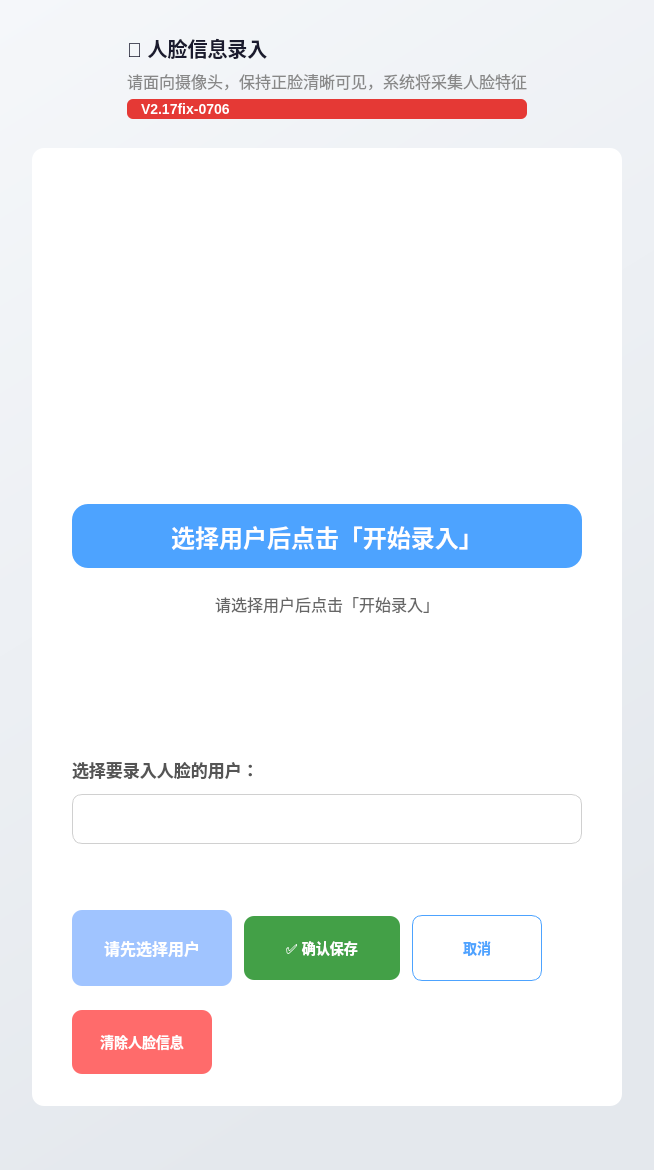
<?xml version="1.0" encoding="UTF-8"?>
<ui version="4.0">
 <class>FaceEnrollPage</class>
 <widget class="QWidget" name="FaceEnrollPage">
  <property name="styleSheet">
   <string notr="true">background:qlineargradient(x1:0,y1:0,x2:0.35,y2:1,stop:0 #f5f7fa,stop:1 #e4e8ed);</string>
  </property>
  <layout class="QVBoxLayout" name="outerLayout" stretch="0,1,0">
   <property name="spacing">
    <number>20</number>
   </property>
   <property name="alignment">
    <set>Qt::AlignTop|Qt::AlignHCenter</set>
   </property>
   <property name="leftMargin">
    <number>32</number>
   </property>
   <property name="topMargin">
    <number>24</number>
   </property>
   <property name="rightMargin">
    <number>32</number>
   </property>
   <property name="bottomMargin">
    <number>24</number>
   </property>
   <item alignment="Qt::AlignHCenter">
    <widget class="QWidget" name="headerWidget">
     <property name="maximumSize">
      <size>
       <width>720</width>
       <height>16777215</height>
      </size>
     </property>
     <property name="styleSheet">
      <string notr="true">background:transparent;</string>
     </property>
     <layout class="QVBoxLayout" name="headerLayout">
      <property name="spacing">
       <number>6</number>
      </property>
      <item>
       <widget class="QLabel" name="titleLabel">
        <property name="styleSheet">
         <string notr="true">font-size:20px; font-weight:700; color:#1a1a2e; background:transparent;</string>
        </property>
        <property name="text">
         <string>👤 人脸信息录入</string>
        </property>
       </widget>
      </item>
      <item>
       <widget class="QLabel" name="descLabel">
        <property name="styleSheet">
         <string notr="true">font-size:16px; color:#888; background:transparent;</string>
        </property>
        <property name="text">
         <string>请面向摄像头，保持正脸清晰可见，系统将采集人脸特征</string>
        </property>
       </widget>
      </item>
      <item>
       <widget class="QLabel" name="versionLabel">
        <property name="styleSheet">
         <string notr="true">font-size:14px; font-weight:bold; color:#ffffff; background:#e53935; border-radius:6px; padding:2px 10px;</string>
        </property>
        <property name="text">
         <string>V2.17fix-0706</string>
        </property>
       </widget>
      </item>
     </layout>
    </widget>
   </item>
   <item alignment="Qt::AlignHCenter">
    <widget class="QWidget" name="card">
     <property name="maximumSize">
      <size>
       <width>720</width>
       <height>16777215</height>
      </size>
     </property>
     <property name="styleSheet">
      <string notr="true">background:white; border-radius:12px;</string>
     </property>
     <layout class="QVBoxLayout" name="cardLayout">
      <property name="spacing">
       <number>24</number>
      </property>
      <property name="leftMargin">
       <number>40</number>
      </property>
      <property name="topMargin">
       <number>32</number>
      </property>
      <property name="rightMargin">
       <number>40</number>
      </property>
      <property name="bottomMargin">
       <number>32</number>
      </property>
      <item alignment="Qt::AlignHCenter">
       <widget class="FaceCameraWidget" name="camera">
        <property name="minimumSize">
         <size>
          <width>260</width>
          <height>300</height>
         </size>
        </property>
        <property name="maximumSize">
         <size>
          <width>320</width>
          <height>360</height>
         </size>
        </property>
       </widget>
      </item>
      <item>
       <widget class="QLabel" name="directionLabel">
        <property name="minimumSize">
         <size>
          <width>0</width>
          <height>64</height>
         </size>
        </property>
        <property name="styleSheet">
         <string notr="true">font-size:24px; font-weight:700; color:#ffffff; background:#4da3ff; border-radius:16px; padding:12px 24px;</string>
        </property>
        <property name="text">
         <string>选择用户后点击「开始录入」</string>
        </property>
        <property name="alignment">
         <set>Qt::AlignCenter</set>
        </property>
       </widget>
      </item>
      <item>
       <widget class="QLabel" name="instructionLabel">
        <property name="styleSheet">
         <string notr="true">font-size:16px; color:#666; background:transparent;</string>
        </property>
        <property name="text">
         <string>请选择用户后点击「开始录入」</string>
        </property>
        <property name="alignment">
         <set>Qt::AlignCenter</set>
        </property>
        <property name="wordWrap">
         <bool>true</bool>
        </property>
       </widget>
      </item>
      <item>
       <widget class="QWidget" name="resultBox">
        <property name="visible">
         <bool>false</bool>
        </property>
        <layout class="QVBoxLayout" name="rbLayout">
         <property name="spacing">
          <number>6</number>
         </property>
         <property name="alignment">
          <set>Qt::AlignCenter</set>
         </property>
         <item>
          <widget class="QLabel" name="resultIcon">
           <property name="styleSheet">
            <string notr="true">font-size:48px; background:transparent;</string>
           </property>
           <property name="text">
            <string/>
           </property>
           <property name="alignment">
            <set>Qt::AlignCenter</set>
           </property>
          </widget>
         </item>
         <item>
          <widget class="QLabel" name="resultText">
           <property name="text">
            <string/>
           </property>
           <property name="alignment">
            <set>Qt::AlignCenter</set>
           </property>
           <property name="wordWrap">
            <bool>true</bool>
           </property>
          </widget>
         </item>
        </layout>
       </widget>
      </item>
      <item>
       <widget class="QWidget" name="enrollPanel">
        <property name="styleSheet">
         <string notr="true">background:transparent;</string>
        </property>
        <layout class="QVBoxLayout" name="epLayout">
         <property name="spacing">
          <number>12</number>
         </property>
         <property name="leftMargin">
          <number>0</number>
         </property>
         <property name="topMargin">
          <number>0</number>
         </property>
         <property name="rightMargin">
          <number>0</number>
         </property>
         <property name="bottomMargin">
          <number>0</number>
         </property>
         <item>
          <widget class="QLabel" name="selLabel">
           <property name="styleSheet">
            <string notr="true">font-size:17px; font-weight:700; color:#555; background:transparent;</string>
           </property>
           <property name="text">
            <string>选择要录入人脸的用户：</string>
           </property>
          </widget>
         </item>
         <item>
          <widget class="QComboBox" name="userCombo">
           <property name="minimumSize">
            <size>
             <width>0</width>
             <height>52</height>
            </size>
           </property>
           <property name="styleSheet">
            <string notr="true">QComboBox { border: 1px solid #d0d0d0; border-radius: 10px; padding: 0 14px; font-size: 16px; color: #1a1a2e; background: white; min-height: 48px; }
QComboBox:focus { border-color: #4da3ff; }
QComboBox::drop-down { border: none; width: 36px; }
QComboBox QAbstractItemView { font-size: 16px; padding: 8px; }</string>
           </property>
          </widget>
         </item>
         <item>
          <widget class="QLabel" name="statusLabel">
           <property name="styleSheet">
            <string notr="true">font-size:16px; color:#fa8c16; background:transparent; padding:6px;</string>
           </property>
           <property name="text">
            <string/>
           </property>
          </widget>
         </item>
        </layout>
       </widget>
      </item>
      <item>
       <layout class="QHBoxLayout" name="btnLayout">
        <property name="spacing">
         <number>12</number>
        </property>
        <item>
         <widget class="QPushButton" name="startBtn">
          <property name="enabled">
           <bool>false</bool>
          </property>
          <property name="cursor">
           <cursorShape>PointingHandCursor</cursorShape>
          </property>
          <property name="styleSheet">
           <string notr="true">QPushButton{background:#4da3ff;color:white;border:none;border-radius:10px;
font-size:16px;font-weight:bold;min-height:52px;padding:12px 32px;}
QPushButton:hover:!disabled{background:#3d8ae0;}
QPushButton:disabled{background:#a0c4ff;color:white;}</string>
          </property>
          <property name="text">
           <string>请先选择用户</string>
          </property>
         </widget>
        </item>
        <item>
         <widget class="QPushButton" name="confirmBtn">
          <property name="visible">
           <bool>false</bool>
          </property>
          <property name="cursor">
           <cursorShape>PointingHandCursor</cursorShape>
          </property>
          <property name="styleSheet">
           <string notr="true">QPushButton { background: #43a047; color: white; border: none; border-radius: 10px; padding: 10px 28px; font-size: 14px; font-weight: 700; min-height: 44px; min-width: 100px; }
QPushButton:hover { background: #388e3c; }
QPushButton:pressed { background: #2e7d32; }
QPushButton:disabled { background: #cccccc; color: #888888; }</string>
          </property>
          <property name="text">
           <string>✅ 确认保存</string>
          </property>
         </widget>
        </item>
        <item>
         <widget class="QPushButton" name="cancelBtn">
          <property name="cursor">
           <cursorShape>PointingHandCursor</cursorShape>
          </property>
          <property name="styleSheet">
           <string notr="true">QPushButton { background: white; color: #4da3ff; border: 1px solid #4da3ff; border-radius: 10px; padding: 10px 24px; font-size: 14px; font-weight: 700; min-height: 44px; min-width: 80px; }
QPushButton:hover { background: #f0f7ff; }
QPushButton:pressed { background: #e6f0ff; }</string>
          </property>
          <property name="text">
           <string>取消</string>
          </property>
         </widget>
        </item>
        <item>
         <spacer name="btnSpacer">
          <property name="orientation">
           <enum>Qt::Horizontal</enum>
          </property>
          <property name="sizeHint" stdset="0">
           <size>
            <width>40</width>
            <height>20</height>
           </size>
          </property>
         </spacer>
        </item>
       </layout>
      </item>
      <item alignment="Qt::AlignLeft">
       <widget class="QPushButton" name="clearBtn">
        <property name="cursor">
         <cursorShape>PointingHandCursor</cursorShape>
        </property>
        <property name="styleSheet">
         <string notr="true">QPushButton{background:#ff6b6b;color:white;border:none;border-radius:10px;
font-size:14px;font-weight:700;min-height:44px;padding:10px 28px;}
QPushButton:hover{background:#ee5a5a;}
QPushButton:pressed{background:#e74c3c;}</string>
        </property>
        <property name="text">
         <string>清除人脸信息</string>
        </property>
       </widget>
      </item>
     </layout>
    </widget>
   </item>
   <item>
    <spacer name="bottomStretch">
     <property name="orientation">
      <enum>Qt::Vertical</enum>
     </property>
     <property name="sizeHint" stdset="0">
      <size>
       <width>20</width>
       <height>40</height>
      </size>
     </property>
    </spacer>
   </item>
  </layout>
 </widget>
 <customwidgets>
  <customwidget>
   <class>FaceCameraWidget</class>
   <extends>QWidget</extends>
   <header>components/FaceCameraWidget.h</header>
   <container>0</container>
  </customwidget>
 </customwidgets>
 <resources/>
 <connections/>
</ui>
